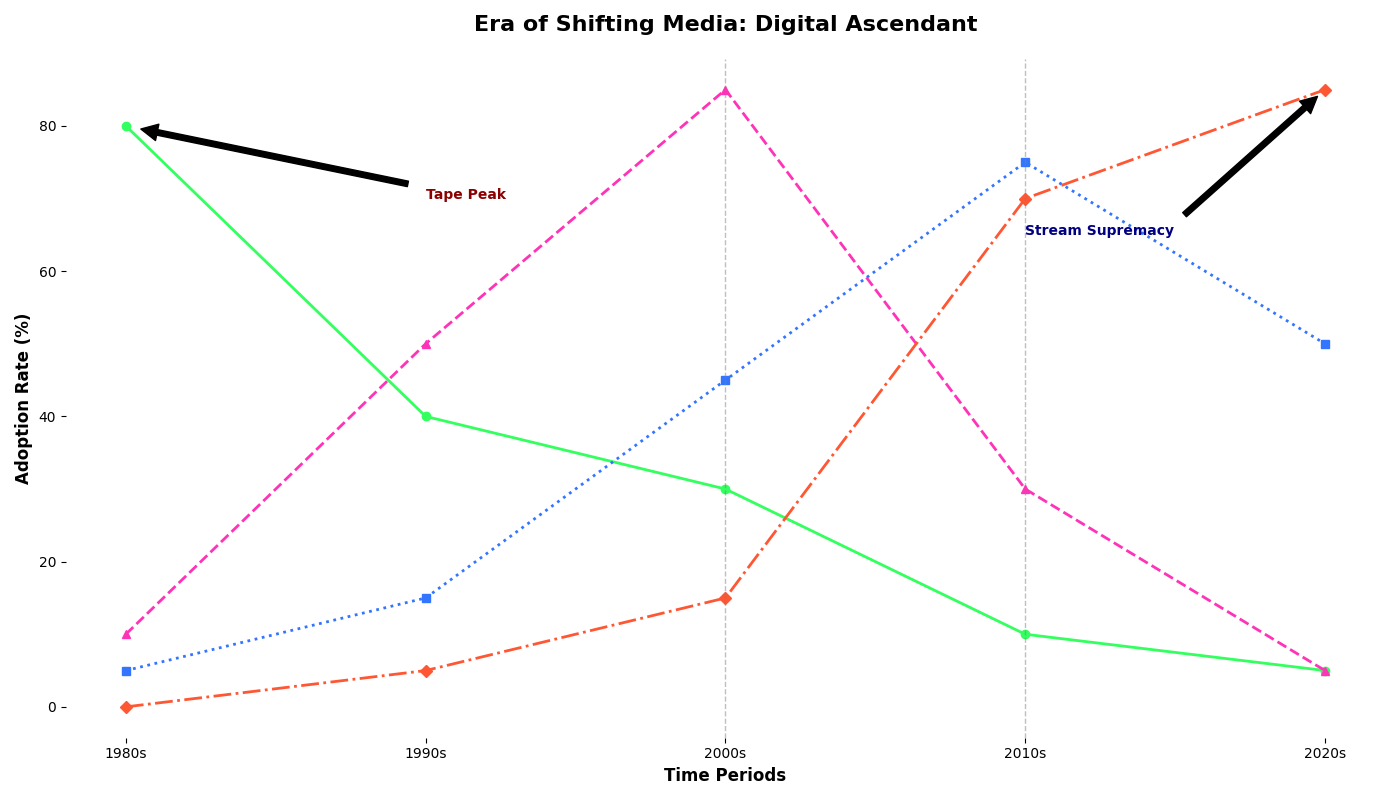

Write the Python code that produced this figure.
import matplotlib.pyplot as plt
import numpy as np

decades = np.array(['1980s', '1990s', '2000s', '2010s', '2020s'])

vhs_usage = [80, 40, 30, 10, 5]
dvd_usage = [10, 50, 85, 30, 5]
bluray_usage = [5, 15, 45, 75, 50]
digital_usage = [0, 5, 15, 70, 85]

fig, ax = plt.subplots(figsize=(14, 8))

ax.plot(decades, vhs_usage, marker='o', linestyle='-', linewidth=2, color='#33FF5E')
ax.plot(decades, dvd_usage, marker='^', linestyle='--', linewidth=2, color='#FF33B8')
ax.plot(decades, bluray_usage, marker='s', linestyle=':', linewidth=2, color='#3375FF')
ax.plot(decades, digital_usage, marker='D', linestyle='-.', linewidth=2, color='#FF5733')

ax.set_title("Era of Shifting Media: Digital Ascendant", fontsize=16, fontweight='bold', pad=20)
ax.set_xlabel('Time Periods', fontsize=12, fontweight='bold')
ax.set_ylabel('Adoption Rate (%)', fontsize=12, fontweight='bold')

ax.annotate('Tape Peak', xy=('1980s', 80), xytext=('1990s', 70),
            arrowprops=dict(facecolor='black', shrink=0.05), fontsize=10, fontweight='bold', color='darkred')
ax.annotate('Stream Supremacy', xy=('2020s', 85), xytext=('2010s', 65),
            arrowprops=dict(facecolor='black', shrink=0.05), fontsize=10, fontweight='bold', color='navy')

highlight_decades = ['2000s', '2010s']
for decade in highlight_decades:
    ax.axvline(decade, color='grey', linestyle='--', linewidth=1, alpha=0.5)

ax.spines['top'].set_visible(False)
ax.spines['right'].set_visible(False)
ax.spines['left'].set_visible(False)
ax.spines['bottom'].set_visible(False)

plt.tight_layout()
plt.show()
